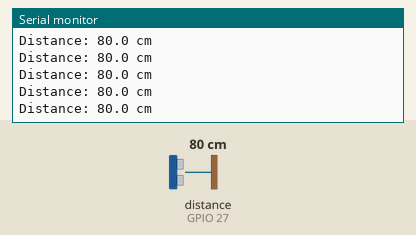
Simulated run of this sketch. Board: ESP32. On the bench: the last lines printed to the serial monitor. Wiring (inferred from the names in the program): ultrasonic range finder: trigger GPIO 26; echo GPIO 27. Inputs (shaded band) come from the test bench; at power-on: distance to the obstacle (sensor on GPIO 27) 80 cm. The echo pulse lasts 58.3 µs per cm.

Above: at 3.2 s.
3.3 s: distance to the obstacle (sensor on GPIO 27) set to 2 cm
At 3.59 s:
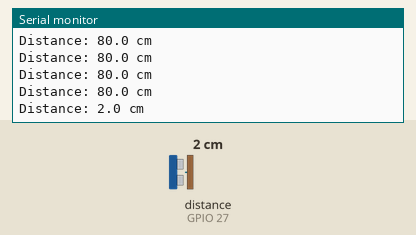
4.8 s: distance to the obstacle (sensor on GPIO 27) set to 4 cm
At 4.8 s:
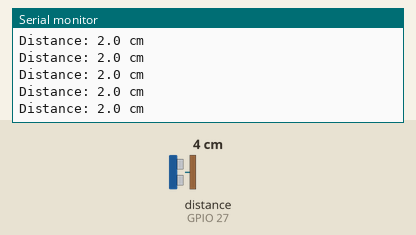
Timing chart, 0 to 7.8 s (numbered marks = the images above; inputs shaded):
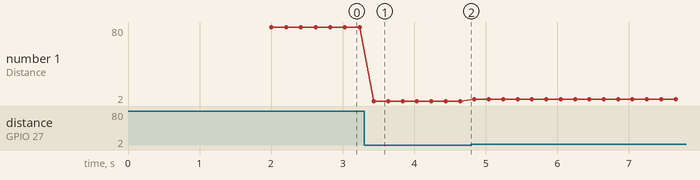

Measured:
- after the input at 3.3 s, the serial monitor: prints a new line after 0.14 s (image 1)
- plotted number 1: 80 → 2 after the input at 3.3 s, 2 → 4 after the input at 4.8 s

The sketch:

test_ultrasonic.ino
```cpp
// TEST: Ultrasonic sensor (HC-SR04) - prints what it reads
// Wiring: VCC -> 5V, GND -> GND, TRIG -> GPIO 5,
//         ECHO -> GPIO 18 through a voltage divider (1k from ECHO to the pin, 2k from the pin to GND)

constexpr uint8_t TRIG_PIN = 26;
constexpr uint8_t ECHO_PIN = 27;

void setup() {
  Serial.begin(115200);
  delay(1000);

  pinMode(TRIG_PIN, OUTPUT);
  pinMode(ECHO_PIN, INPUT);
  Serial.println("Connected:, will run shortly.....");
  delay(1000);
}

void loop() {
  // Send a short pulse
  digitalWrite(TRIG_PIN, LOW);
  delayMicroseconds(2);
  digitalWrite(TRIG_PIN, HIGH);
  delayMicroseconds(10);
  digitalWrite(TRIG_PIN, LOW);

  // Measure how long the echo takes to come back (0 = no echo)
  unsigned long duration = pulseIn(ECHO_PIN, HIGH, 25000);

  if (duration == 0) {
    Serial.println("No echo");
  } else {
    Serial.printf("Distance: %.1f cm\n", duration * 0.0343 / 2);
  }
  delay(200);
}

// Note: The HC-SR04 sensor can be a bit finicky, so if you don't get readings, try adjusting the delay times or the pulse duration.
```
